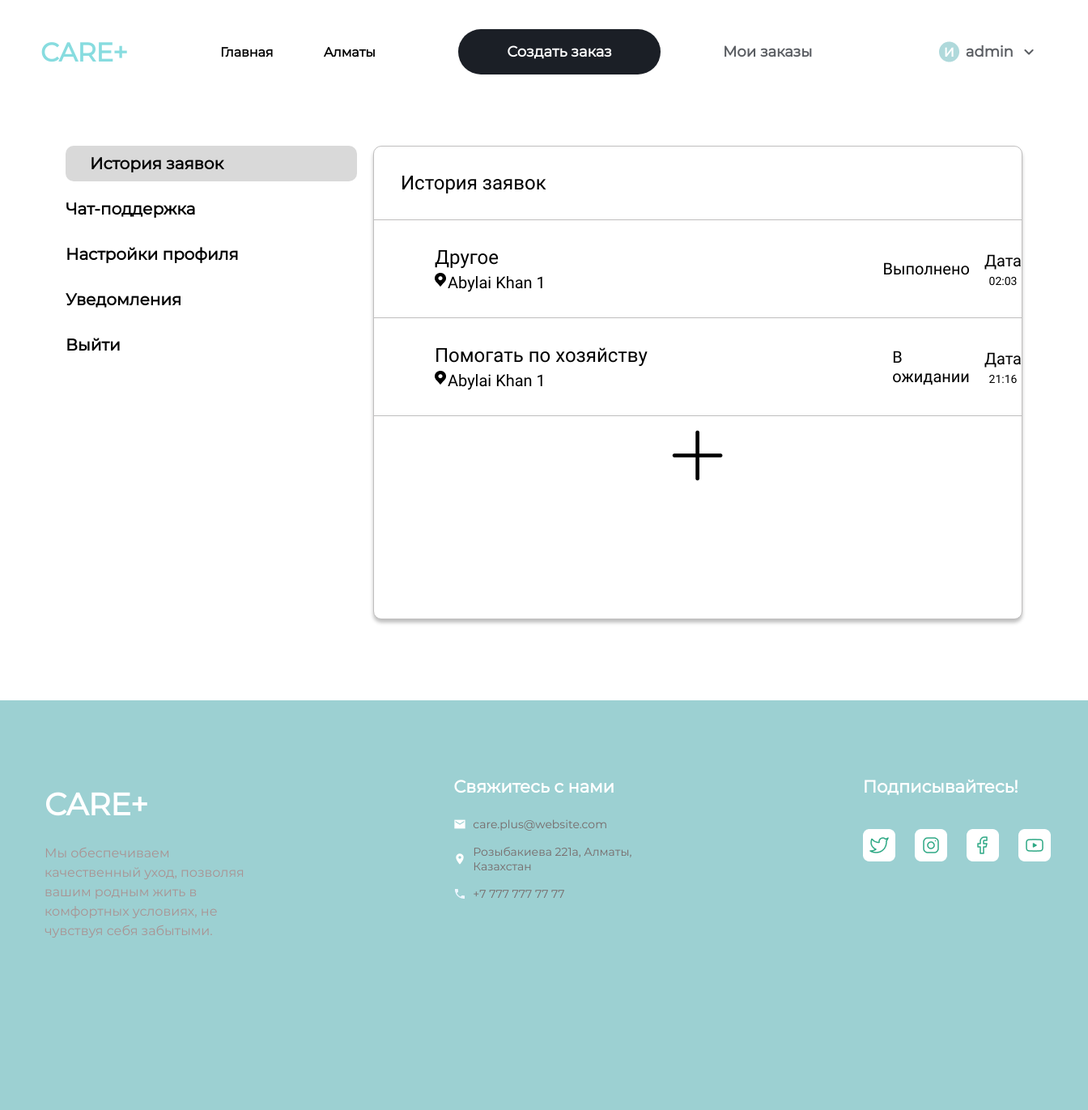
/my_orders/ (signed in), run on an earlier commit of the app's database.
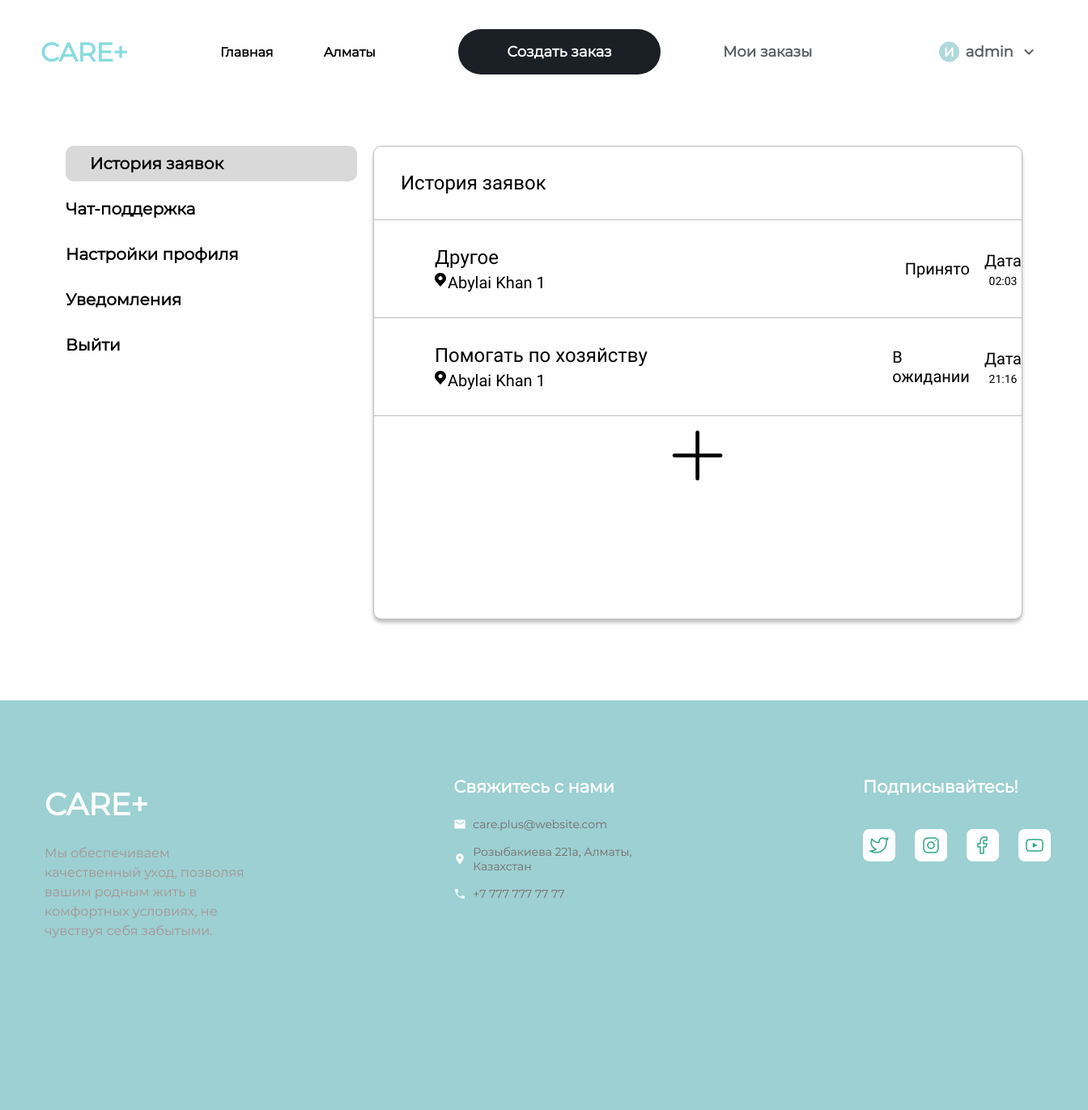
And on a later commit of the database.
### care_app/models.py (models this page shows, shortened)
class CustomUser(AbstractBaseUser, PermissionsMixin):
    SEX_CHOICES = [
        ('Male', 'Male'),
        ('Female', 'Female'),
    ]
    TYPE_CHOICES = [
        ('Specialist', 'Specialist'),
        ('Client', 'Client'),
    ]
    phone = models.CharField(max_length=15, unique=True)
    email = models.EmailField(unique=True)
    name = models.CharField(max_length=50)
    surname = models.CharField(max_length=50)
    birthday = models.DateField()
    sex = models.CharField(max_length=6, choices=SEX_CHOICES)
    user_type = models.CharField(max_length=10, choices=TYPE_CHOICES, default='Client')
    is_active = models.BooleanField(default=True)
    is_staff = models.BooleanField(default=False)
    profile_picture = models.FileField(upload_to='profile_pictures/', null=True, blank=True, validators=[FileExtensionValidator(allowed_extensions=['jpeg','jpg','png'])])
    document = models.FileField(upload_to='documents/', null=True, blank=True, validators=[FileExtensionValidator(allowed_extensions=['jpeg','jpg','png', 'pdf'])])
    objects = CustomUserManager()
    USERNAME_FIELD = 'phone'
    REQUIRED_FIELDS = ['email', 'name', 'surname', 'birthday', 'sex']

class Order(models.Model):
    author = models.ForeignKey(settings.AUTH_USER_MODEL, on_delete=models.CASCADE, related_name='orders', null=True, blank=True)
    task_name = models.CharField(max_length=255, verbose_name="Название задачи")
    help_for = models.CharField(max_length=50, verbose_name="Кому нужна помощь?")
    gender = models.CharField(max_length=10, verbose_name="Пол клиента")
    age = models.PositiveIntegerField(verbose_name="Возраст", null=True, blank=True)
    weight = models.FloatField(verbose_name="Вес (кг)", null=True, blank=True)
    height = models.FloatField(verbose_name="Рост (см)", null=True, blank=True)
    health_issues = models.TextField(verbose_name="Особенности здоровья", blank=True, null=True)
    mobility = models.CharField(max_length=50, verbose_name="Как передвигается?", blank=True)
    care_location = models.CharField(max_length=50, verbose_name="Место ухода", blank=True)
    frequency = models.CharField(max_length=100, verbose_name="Как часто нужна помощь?", blank=True)
    working_hours = models.CharField(max_length=100, verbose_name="Время работы", blank=True)
    start_date = models.DateField(verbose_name="Когда нужна услуга", blank=True, null=True)
    address = models.TextField(verbose_name="Адрес выполнения работы", blank=True)
    payment_min = models.DecimalField(max_digits=10, decimal_places=2, verbose_name="Минимальная оплата", null=True, blank=True)
    payment_max = models.DecimalField(max_digits=10, decimal_places=2, verbose_name="Максимальная оплата", null=True, blank=True)
    additional_notes = models.TextField(verbose_name="Пожелания к заказу", blank=True)
    phone = models.CharField(max_length=20, verbose_name="Номер телефона")
    full_name = models.CharField(max_length=100, verbose_name="Имя и фамилия клиента")
    created_at = models.DateTimeField(auto_now_add=True)
    updated_at = models.DateTimeField(auto_now=True)
    status = models.CharField(
        max_length=40,
        verbose_name="Статус",
        choices=[
            ('В ожидании', 'В ожидании'),
            ('Принято', 'Принято'),
            ('Выполнено', 'Выполнено'),
        ],
        default='В ожидании'
    )

### care_app/views.py (the view, shortened to what this page needs)
# urls.py: path('my_orders/', views.my_orders, name='my_orders'),
def my_orders(request):
    if not request.user.is_authenticated:
        return redirect('login')
    if request.user.user_type == 'Client':
        orders = Order.objects.filter(author=request.user)
        return render(request, 'my_orders.html', {'orders': orders, 'notifications_count': notifications_count(request)})

### care_app/views.py (called while the page is built)
def notifications_count(request):
    if not request.user.is_authenticated:
        return 0
    notifications = Notification.objects.filter(user=request.user, read=False)
    return notifications.count()

### care_app/templates/my_orders.html (shortened to what this page needs)
{% load static %}
<!DOCTYPE html>
<html lang="en">
    <head>
        <link rel="stylesheet" href="{% static 'care_app/header.css' %}">
        <link rel="stylesheet" href="{% static 'care_app/my_orders.css' %}">
    </head>
<body>
    {% include 'header.html' %}
    <div class='content'>
        <div class='links'>
            <a href='/my_orders' class='checked' disabled>История заявок</a>
            <a href='/chats'>Чат-поддержка</a>
            <a href='/profile'>Настройки профиля</a>
            <a href='/notifications'>Уведомления {% if notifications_count %}<span id='not_count'>{{notifications_count}}</span>{%endif%} </a>
            <a href='/logout'>Выйти</a>
        </div>
        <div class='block'>
            <div class='top'>
                <p>История заявок</p></div>
            {% for order in orders %}
            <a href='/order/{{order.id}}?action=my_orders' style='text-decoration:none;color:inherit;'><div class='order'>
                <div class='texts'>
                    <p class='not-top'>{{order.task_name}}</p>
                    <div style='display:flex;'><img src="{% static 'images/mark.png'%}"><p class='not-bot'>{{order.address}}</p></div>
                </div>
                <div class='status'>
                    <p class='data'>{{order.status}}</p>
                </div>
                <div class='dates'>
                    <p class='data'>Дата</p>
                    <p>{{order.created_at|date:'H:i'}}</p>
                </div>
            </div></a>
            <div class='horizontal'><div></div></div>
            {% endfor %}
            <a href='/create_order' class='add-order'>
                <div>
                    <img src="{% static 'images/plus.png' %}">
                </div>
            </a>
        </div>
    </div>
    {% include 'footer.html' %}
</body>
</html>

### care_app/templates/header.html (shortened to what this page needs)
{% load static %}
<header class='header'>
    <div class='header-content'>
        <a href='/' style='text-decoration:none;color:inherit;'>
            <div class='header-logo'>CARE+</div><a>
        <a href='/' style='text-decoration:none;color:black;'>
            <p class='header-text'>Главная</p></a>
        <p class='header-text'>Алматы</p>
        {% if user.is_authenticated %}
            {% if request.user.user_type == 'Client' %}
                <a href='/create_order' style='text-decoration:none;color:black;'>
                    <div class='header-client'>Создать заказ</div></a>
                <a href="/my_orders" style='text-decoration:none;color:black;'>
                    <div class='header-spec'>Мои заказы</div></a>
            {% else %}
                <a href='/' style='text-decoration:none;color:black;'>
                    <div class='header-client'>Специалист</div></a>
                <a href="/all_orders" style='text-decoration:none;color:black;'>
                    <div class='header-spec'>Заказы</div></a>
            {% endif %}
            <a id='dropdown-trigger' href='/profile' style='text-decoration:none; color: inherit;'>
                <div class='header-guest'>
                    <img id='user-circle' src="{% static 'images/user-header.png' %}">
                    <span id='header-user-name'>{{user.name}}</span>
                    <img id='dropdown' src="{% static 'images/header-dropdown.png' %}"></div></a>
        {% endif %}
    </div>
</header>

### care_app/templates/footer.html
{% load static %}
<div class='footer'>
    <div class='footer-content'>
        <div class='footer-left footer-section'>
            <h1>CARE+</h1>
            <p>Мы обеспечиваем качественный уход, позволяя вашим родным жить в комфортных условиях, не чувствуя себя забытыми.</p>
        </div>
        <div class='footer-middle footer-section'>
            <h1>Свяжитесь с нами</h1>
            <div class='middle-line'>
                <img src="{% static 'images/email.png' %}">
                <p>care.plus@website.com</p>
            </div>
            <div class='middle-line'>
                <img src="{% static 'images/location.png' %}">
                <p>Розыбакиева 221а, Алматы, Казахстан</p>
            </div>
            <div class='middle-line'>
                <img src="{% static 'images/phone.png' %}">
                <p>+7 777 777 77 77</p>
            </div>
        </div>
        <div class='footer-right footer-section'>
            <h1>Подписывайтесь!</h1>
            <div class='right-line'>
                <img src="{% static 'images/twitter.png' %}">
                <img src="{% static 'images/instagram.png' %}">
                <img src="{% static 'images/facebook.png' %}">
                <img src="{% static 'images/youtube.png' %}">
            </div>
        </div>
    </div>
</div>

### static/care_app/header.css (style rules this page uses)
.header { font-family: Monsterrat; height: 128px; width: 95%; border-bottom: 1px solid rgba(191, 190, 190, 1); display: flex; align-items: center; padding-right: 5%; }
.header-content { display: flex; flex-direction: row; align-items: center; justify-content: space-between; width: 100%; }
.header-logo { color: rgba(135, 220, 223, 1); font-weight: 600; font-size: 38px; margin-left: 98px; margin-right: 59.33px; cursor: pointer; }
.header-text { font-weight: 600; font-size: 16px; margin-right: 25px; cursor: pointer; }
.header-client { background-color: rgba(27, 31, 38, 1); color: white; font-weight: 600; font-size: 21px; height: 56px; width: 294px; display: flex; justify-content: center; align-items: center; margin-left: 66.33px; margin-right: 72px; border-radius: 100px; cursor: pointer; }
.header-spec { color: rgba(27, 31, 38, 0.72); font-weight: 600; font-size: 21px; text-align: center; cursor: pointer; }
.header-guest { display: flex; align-items: center; font-size: 16px; font-weight: 600; color: rgba(27, 31, 38, 0.72); margin-left: 99.33px; gap: 8px; cursor: pointer; }
.footer { width: 100%; height: 320px; padding-top: 106px; background-color: rgba(156, 208, 210, 1); font-family: Monsterrat; display: flex; }
.footer-left { margin-left: 98px; width: 271px; }
.footer-left h1 { color: white; font-weight: 600; font-size: 38px; }
.footer-left p { margin-top: 25px; font-weight: 500; font-size: 16px; color: rgba(169, 147, 147, 1); word-wrap: break-word; }
.footer-middle { margin-left: 232px; width: 293px; }
.footer-middle h1 { color: white; font-weight: 600; font-size: 21px; margin-bottom: 25px }
.middle-line { display: flex; align-items: center; margin-bottom: 16px }
.middle-line img { height: 16px; width: 16px; margin-right: 4px; }
.middle-line p { margin: 0px; word-wrap: break-word; color: rgba(118, 105, 105, 1); }
.footer-right { margin-left: 232px; width: 256px; }
.footer-right h1 { color: white; font-weight: 600; font-size: 21px; }
.right-line { display: flex; gap: 32px; margin-top: 40px; }
.right-line img { width: 40px; height: 40px; }
.footer { width: 100%; padding: 106px 0; background-color: rgba(156, 208, 210, 1); font-family: Monsterrat; }
.footer-content { max-width: 1920px; margin: 0 auto; display: flex; justify-content: space-between; }
.footer-left, .footer-middle, .footer-right { flex: 1; max-width: 350px; }
.footer-left h1 { color: white; font-weight: 600; font-size: 38px; margin-bottom: 25px; }
.footer-left p { font-weight: 500; font-size: 16px; color: rgba(169, 147, 147, 1); line-height: 1.5; }
.footer-middle h1, .footer-right h1 { color: white; font-weight: 600; font-size: 21px; margin-bottom: 25px; }
.middle-line { display: flex; align-items: center; margin-bottom: 16px; }
.middle-line img { height: 16px; width: 16px; margin-right: 8px; flex-shrink: 0; }
.middle-line p { margin: 0; color: rgba(118, 105, 105, 1); font-size: 14px; }
.right-line { display: flex; gap: 24px; }
.right-line img { width: 40px; height: 40px; transition: transform 0.3s ease; }
#dropdown { padding-left: 5px; }
@media screen and (max-width: 1440px) { .header-logo { font-size: 32px; margin-left: 50px; margin-right: 40px; } }
@media screen and (max-width: 1440px) { .header-client { font-size: 18px; width: 250px; margin-left: 40px; margin-right: 40px; } }
@media screen and (max-width: 1440px) { .header-spec, .header-guest { font-size: 18px; } }
@media screen and (max-width: 1440px) { .footer { padding-top: 80px; } }
@media screen and (max-width: 1440px) { .footer-left { margin-left: 50px; } }

What changed in the data, as far as the page shows it:
changed Order "Другое": status "Выполнено" → "Принято"
